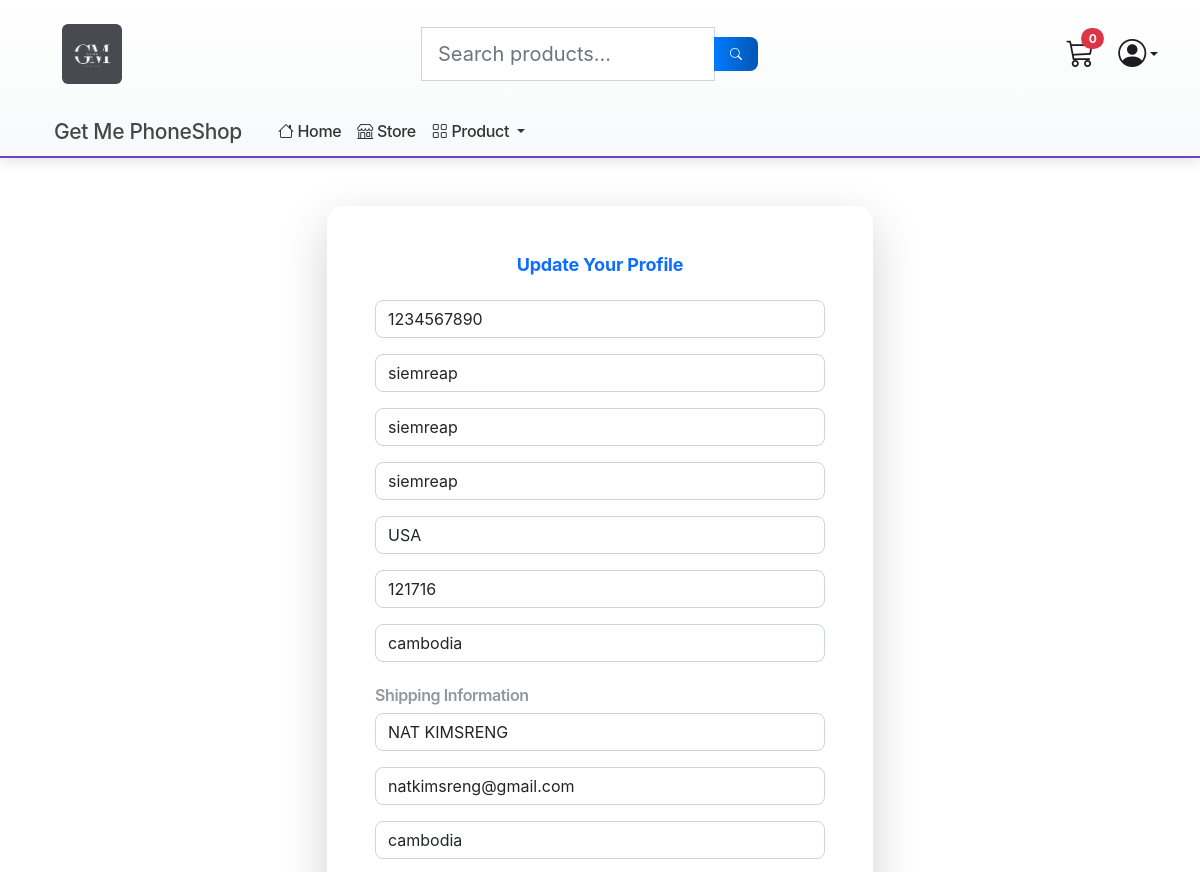
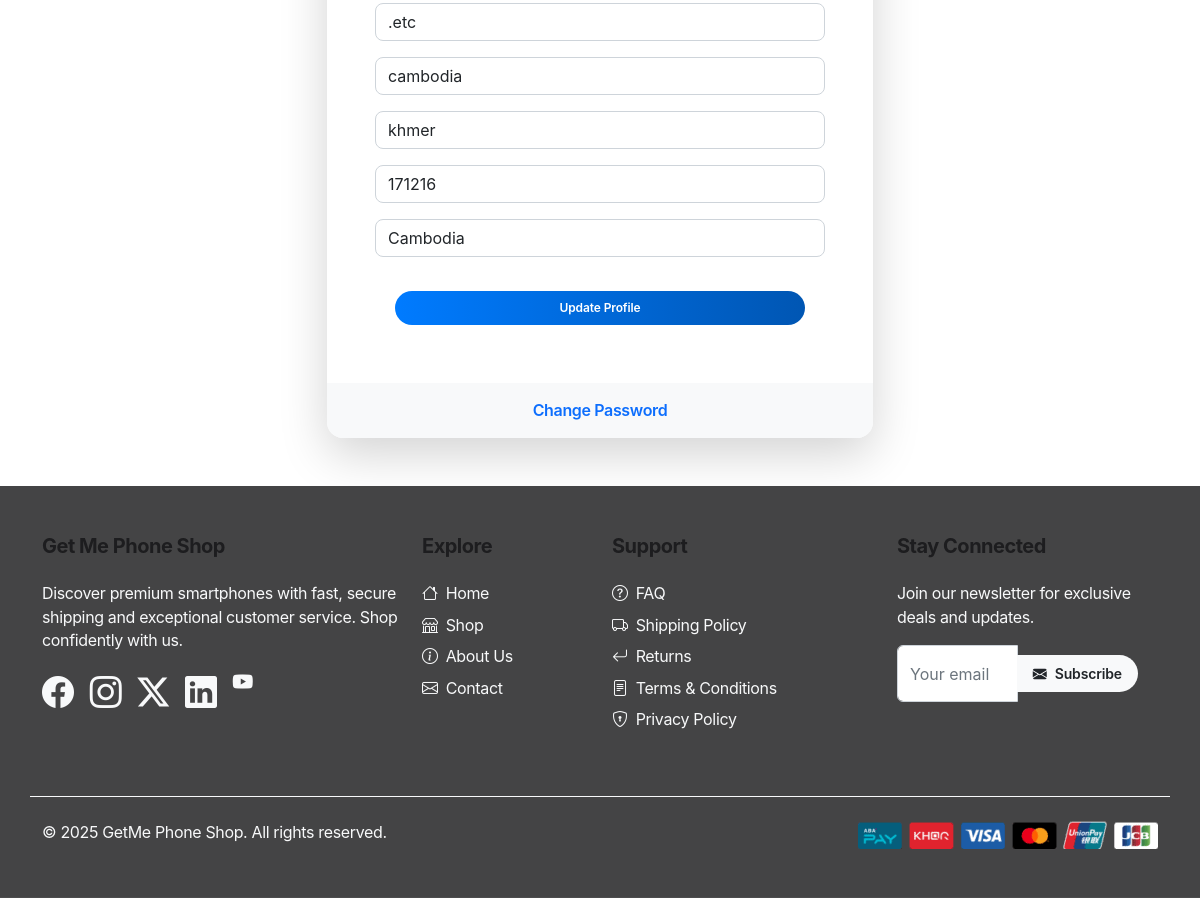
The page /update_info/ (signed in) on the database its author committed (2 pictures, top to bottom).
### store/models.py (models this page shows, shortened)
class Profile(models.Model):
	user = models.OneToOneField(User, on_delete=models.CASCADE)
	date_modified = models.DateTimeField(User, auto_now=True)
	phone = models.CharField(max_length=20, blank=True)
	address1 = models.CharField(max_length=200, blank=True)
	address2 = models.CharField(max_length=200, blank=True)
	city = models.CharField(max_length=200, blank=True)
	state = models.CharField(max_length=200, blank=True)
	zipcode = models.CharField(max_length=200, blank=True)
	country = models.CharField(max_length=200, blank=True)
	old_cart = models.CharField(max_length=200, blank=True, null=True)

### payment/models.py (models this page shows, shortened)
class ShippingAddress(models.Model):
	user = models.ForeignKey(User, on_delete=models.CASCADE, null=True, blank=True)
	shipping_full_name = models.CharField(max_length=255)
	shipping_email = models.CharField(max_length=255)
	shipping_address1 = models.CharField(max_length=255)
	shipping_address2 = models.CharField(max_length=255, null=True, blank=True)
	shipping_city = models.CharField(max_length=255)
	shipping_state = models.CharField(max_length=255, null=True, blank=True)
	shipping_zipcode = models.CharField(max_length=255, null=True, blank=True)
	shipping_country = models.CharField(max_length=255)
	class Meta:
		verbose_name_plural = "Shipping Address"

### store/views.py (the view)
# urls.py: path('update_info/', views.update_info, name="update_info"),
def update_info(request):
    if request.user.is_authenticated:
        current_user = Profile.objects.get(user__id=request.user.id)
        shipping_user = ShippingAddress.objects.get(id=request.user.id)
        form = UserInfoForm(request.POST or None , instance=current_user)
        shipping_form = ShippingForm(request.POST or None, instance=shipping_user)
        if form.is_valid():
            form.save()
            messages.success(request, 'User updated')
            return redirect('store')
        return render(request, 'store/update_info.html',{'form': form ,'shipping_form':shipping_form})
    else:
        messages.error(request, 'You need to be logged in to update your profile')
        return redirect('login')

### store/forms.py
class UserInfoForm(forms.ModelForm):
	phone = forms.CharField(label="", widget=forms.TextInput(attrs={'class':'form-control', 'placeholder':'Phone'}), required=False)
	address1 = forms.CharField(label="", widget=forms.TextInput(attrs={'class':'form-control', 'placeholder':'Address 1'}), required=False)
	address2 = forms.CharField(label="", widget=forms.TextInput(attrs={'class':'form-control', 'placeholder':'Address 2'}), required=False)
	city = forms.CharField(label="", widget=forms.TextInput(attrs={'class':'form-control', 'placeholder':'City'}), required=False)
	state = forms.CharField(label="", widget=forms.TextInput(attrs={'class':'form-control', 'placeholder':'State'}), required=False)
	zipcode = forms.CharField(label="", widget=forms.TextInput(attrs={'class':'form-control', 'placeholder':'Zipcode'}), required=False)
	country = forms.CharField(label="", widget=forms.TextInput(attrs={'class':'form-control', 'placeholder':'Country'}), required=False)
	class Meta:
		model = Profile
		fields = ('phone', 'address1', 'address2', 'city', 'state', 'zipcode', 'country', )

### cart/cart.py (called while the page is built)
    def __len__(self):
        return sum(item['quantity'] for item in self.cart.values())

### cart/context_processors.py (called while the page is built)
def cart(request):
    return {'cart': Cart(request)}

### store/templates/store/update_info.html (shortened to what this page needs)
{% extends 'store/main.html' %} {% block content %}
<div class="container my-5">
  <div class="row justify-content-center">
    <div class="col-md-6">
      <div class="card shadow-lg border-0 rounded-4">
        <div class="card-body p-5">
          <h4 class="card-title mb-4 text-center fw-bold text-primary">
            Update Your Profile
          </h4>
          <form method="POST" action="{% url 'update_info' %}">
            <div class="mb-4">{{ form.as_p }}</div>
            <div class="mb-4">
              <h6 class="fw-semibold text-muted">Shipping Information</h6>
              {{ shipping_form.as_p }}
            </div>
            <div class="d-grid">
              <button
                type="submit"
                class="btn btn-primary btn-lg rounded-pill fw-semibold"
              >
                Update Profile
              </button>
            </div>
          </form>
        </div>
        <div class="card-footer text-center bg-light border-0 py-3">
          <p class="mb-0">
            <a
              href="{% url 'update_password' %}"
              class="text-decoration-none text-primary fw-semibold"
              >Change Password</a
            >
          </p>
        </div>
      </div>
    </div>
  </div>
</div>
{% endblock %}

### static/css/main.css (style rules this page uses)
:root { --primary-color: #0071e3; --secondary-color: #86868b; --danger-color: #ff3b30; --success-color: #2ac46a; --light-bg: #f5f5f7; --dark-bg: #1d1d1f; --border-light: #d2d2d7; --text-primary: #1d1d1f; --text-secondary: #86868b; --shadow-sm: 0 2px 10px rgba(0, 0, 0, 0.05); --shadow-md: 0 4px 16px rgba(0, 0, 0, 0.08); --radius-sm: 8px; --radius-md: 12px; --radius-lg: 18px; }
body { font-family: -apple-system, BlinkMacSystemFont, "SF Pro Text", "SF Pro Icons", "Helvetica Neue", Helvetica, Arial, sans-serif; background-color: var(--light-bg); color: var(--text-primary); -webkit-font-smoothing: antialiased; -moz-osx-font-smoothing: grayscale; line-height: 1.47059; letter-spacing: -0.022em; overflow-x: hidden; }
h1, h2, h3, h4, h5, h6 { color: var(--text-primary); font-weight: 600; letter-spacing: -0.025em; }
.card, .product-card { border: none; border-radius: 18px; overflow: hidden; transition: all 0.5s cubic-bezier(0.28, 0.11, 0.32, 1); position: relative; background-color: white; box-shadow: 0 1px 3px rgba(0, 0, 0, 0.04); }
.card-body { padding: 24px; }
.card-title { font-size: 18px; font-weight: 500; color: var(--text-primary); margin-bottom: 0.5rem; letter-spacing: -0.01em; }
.card-footer { background-color: transparent; padding: 0 24px 24px; border-top: none; }
.text-muted { font-size: 1rem; opacity: 0.75; margin-right: 10px; }
.btn { border-radius: 980px; padding: 8px 16px; font-weight: 400; margin: 10px 20px; font-size: 14px; transition: all 0.3s cubic-bezier(0.28, 0.11, 0.32, 1); border: none; text-align: center; cursor: pointer; letter-spacing: -0.01em; }
.btn-primary { background-color: var(--primary-color); color: white; font-size: 12px; border-radius: 980px; padding: 8px 16px; }

### store/templates/store/main.html (style rules this page uses)
body { background-color: white; }
.form-control { border-radius: 0.5rem 0 0 0.5rem; border: 1px solid #ced4da; transition: border-color 0.3s ease; }
.btn-primary { background: linear-gradient(90deg, #6f42c1, #5a32a3); border: none; border-radius: 0 0.5rem 0.5rem 0; transition: background 0.3s ease; }

### store/templates/store/update_info.html (style rules this page uses)
.card { transition: transform 0.3s ease, box-shadow 0.3s ease; }
.btn-primary { background: linear-gradient(90deg, #007bff, #0056b3); border: none; transition: background 0.3s ease; }
.form-control { border-radius: 0.5rem; border: 1px solid #ced4da; transition: border-color 0.3s ease; }

### rows shown on the page
Profile: phone "1234567890", address1 "siemreap", address2 "siemreap", city "siemreap", state "USA", zipcode "121716", country "cambodia"
ShippingAddress: shipping_full_name "NAT KIMSRENG", shipping_email "natkimsreng@gmail.com", shipping_address1 "cambodia", shipping_address2 ".etc", shipping_city "cambodia", shipping_state "khmer", shipping_zipcode "171216", shipping_country "Cambodia"

### other values the page prints
{{ cart|length }} "0"
